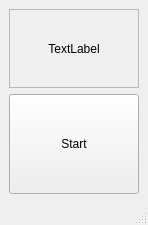
<?xml version="1.0" encoding="UTF-8"?>
<ui version="4.0">
 <class>MainWindow</class>
 <widget class="QMainWindow" name="MainWindow">
  <property name="geometry">
   <rect>
    <x>0</x>
    <y>0</y>
    <width>148</width>
    <height>225</height>
   </rect>
  </property>
  <property name="windowTitle">
   <string>MainWindow</string>
  </property>
  <widget class="QWidget" name="centralwidget">
   <layout class="QVBoxLayout" name="verticalLayout">
    <item>
     <widget class="QFrame" name="frame">
      <property name="frameShape">
       <enum>QFrame::StyledPanel</enum>
      </property>
      <property name="frameShadow">
       <enum>QFrame::Raised</enum>
      </property>
      <layout class="QVBoxLayout" name="verticalLayout_2">
       <item>
        <widget class="QLabel" name="ShowTime">
         <property name="styleSheet">
          <string notr="true">font: 28pt &quot;Adobe Arabic&quot;;</string>
         </property>
         <property name="text">
          <string>TextLabel</string>
         </property>
         <property name="alignment">
          <set>Qt::AlignCenter</set>
         </property>
        </widget>
       </item>
      </layout>
     </widget>
    </item>
    <item>
     <widget class="QPushButton" name="pushButton">
      <property name="minimumSize">
       <size>
        <width>0</width>
        <height>100</height>
       </size>
      </property>
      <property name="maximumSize">
       <size>
        <width>16777215</width>
        <height>100</height>
       </size>
      </property>
      <property name="text">
       <string>Start</string>
      </property>
     </widget>
    </item>
   </layout>
  </widget>
  <widget class="QMenuBar" name="menubar">
   <property name="geometry">
    <rect>
     <x>0</x>
     <y>0</y>
     <width>148</width>
     <height>21</height>
    </rect>
   </property>
  </widget>
  <widget class="QStatusBar" name="statusbar"/>
 </widget>
 <resources/>
 <connections/>
</ui>
